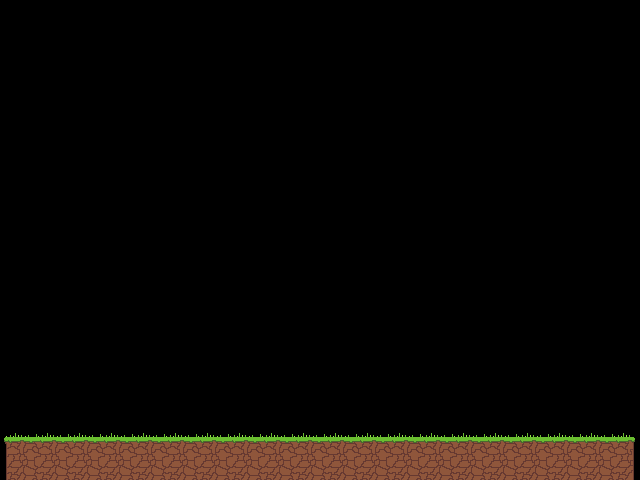

A level layout from a 2D game, rendered from its tile map. Below: a short description, then the map file with its tile-grid data intact:
An orthogonal 20x15 tile map with 32x32 px tiles, 1 tile layer (GroundTex) and 1 object.

<map version="1.2" tiledversion="1.2.0" orientation="orthogonal" renderorder="right-down" width="20" height="15" tilewidth="32" tileheight="32" infinite="0" nextlayerid="5" nextobjectid="2">
 <tileset firstgid="1" source="MapAssets.tsx" />
 <layer id="1" name="GroundTex" width="20" height="15">
  <data encoding="csv">
0,0,0,0,0,0,0,0,0,0,0,0,0,0,0,0,0,0,0,0,
0,0,0,0,0,0,0,0,0,0,0,0,0,0,0,0,0,0,0,0,
0,0,0,0,0,0,0,0,0,0,0,0,0,0,0,0,0,0,0,0,
0,0,0,0,0,0,0,0,0,0,0,0,0,0,0,0,0,0,0,0,
0,0,0,0,0,0,0,0,0,0,0,0,0,0,0,0,0,0,0,0,
0,0,0,0,0,0,0,0,0,0,0,0,0,0,0,0,0,0,0,0,
0,0,0,0,0,0,0,0,0,0,0,0,0,0,0,0,0,0,0,0,
0,0,0,0,0,0,0,0,0,0,0,0,0,0,0,0,0,0,0,0,
0,0,0,0,0,0,0,0,0,0,0,0,0,0,0,0,0,0,0,0,
0,0,0,0,0,0,0,0,0,0,0,0,0,0,0,0,0,0,0,0,
0,0,0,0,0,0,0,0,0,0,0,0,0,0,0,0,0,0,0,0,
0,0,0,0,0,0,0,0,0,0,0,0,0,0,0,0,0,0,0,0,
0,0,0,0,0,0,0,0,0,0,0,0,0,0,0,0,0,0,0,0,
19,20,20,20,20,20,20,20,20,20,20,20,20,20,20,20,20,20,20,21,
28,29,29,29,29,29,29,29,29,29,29,29,29,29,29,29,29,29,29,30
</data>
 </layer>
 <objectgroup id="2" name="GroundBody">
  <object id="1" x="4.5" y="438.5" width="629" height="41" />
 </objectgroup>
</map>
